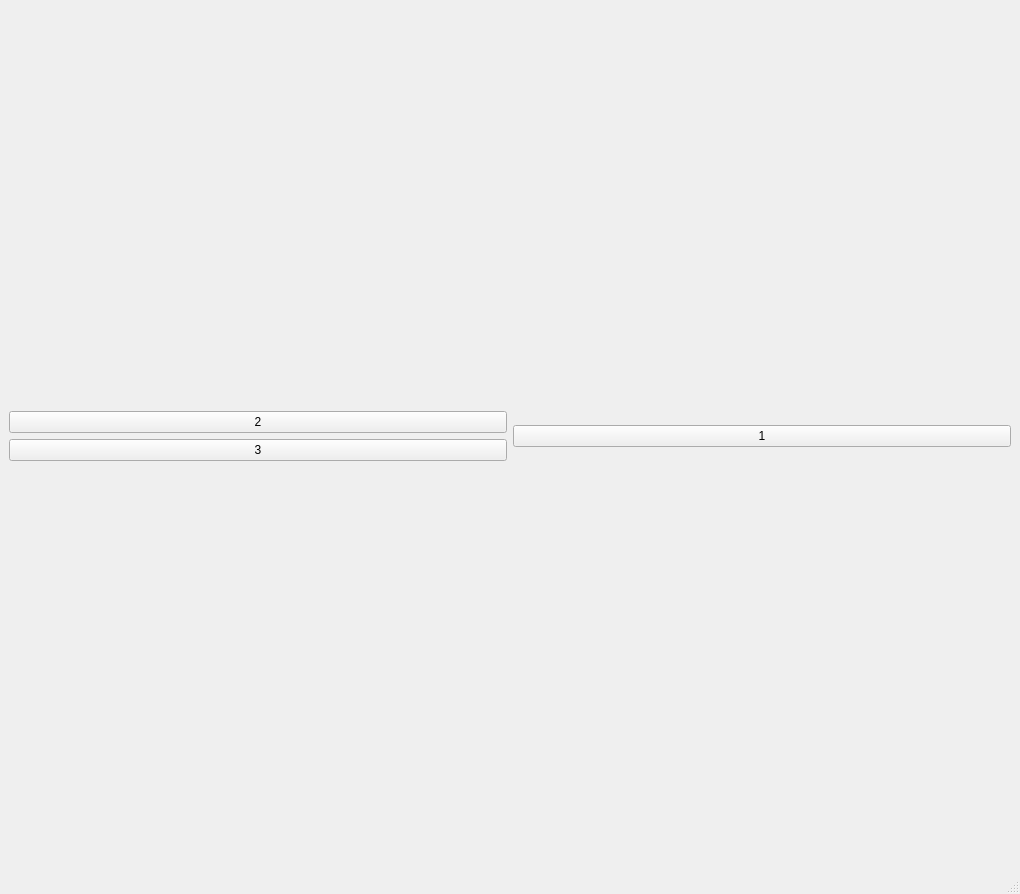
<?xml version="1.0" encoding="UTF-8"?>
<ui version="4.0">
 <class>MainWindow</class>
 <widget class="QMainWindow" name="MainWindow">
  <property name="geometry">
   <rect>
    <x>0</x>
    <y>0</y>
    <width>1020</width>
    <height>894</height>
   </rect>
  </property>
  <property name="windowTitle">
   <string>MainWindow</string>
  </property>
  <widget class="QWidget" name="centralwidget">
   <layout class="QVBoxLayout" name="verticalLayout">
    <item>
     <layout class="QHBoxLayout" name="horizontalLayout">
      <item>
       <layout class="QVBoxLayout" name="verticalLayout_2">
        <item>
         <widget class="QPushButton" name="button2">
          <property name="text">
           <string>2</string>
          </property>
         </widget>
        </item>
        <item>
         <widget class="QPushButton" name="button3">
          <property name="text">
           <string>3</string>
          </property>
         </widget>
        </item>
       </layout>
      </item>
      <item>
       <widget class="QPushButton" name="button1">
        <property name="text">
         <string>1</string>
        </property>
       </widget>
      </item>
     </layout>
    </item>
   </layout>
  </widget>
  <widget class="QMenuBar" name="menubar">
   <property name="geometry">
    <rect>
     <x>0</x>
     <y>0</y>
     <width>1020</width>
     <height>38</height>
    </rect>
   </property>
  </widget>
  <widget class="QStatusBar" name="statusbar"/>
 </widget>
 <resources/>
 <connections/>
</ui>
